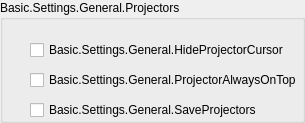
                  <widget class="QGroupBox" name="groupBox_14">
                   <property name="title">
                    <string>Basic.Settings.General.Projectors</string>
                   </property>
                   <property name="uistep" stdset="0">
                    <string notr="true">Projectors</string>
                   </property>
                   <layout class="QFormLayout" name="formLayout_28">
                    <property name="fieldGrowthPolicy">
                     <enum>QFormLayout::AllNonFixedFieldsGrow</enum>
                    </property>
                    <property name="horizontalSpacing">
                     <number>20</number>
                    </property>
                    <property name="verticalSpacing">
                     <number>10</number>
                    </property>
                    <property name="leftMargin">
                     <number>0</number>
                    </property>
                    <property name="topMargin">
                     <number>20</number>
                    </property>
                    <property name="rightMargin">
                     <number>0</number>
                    </property>
                    <property name="bottomMargin">
                     <number>0</number>
                    </property>
                    <item row="0" column="1">
                     <widget class="QCheckBox" name="hideProjectorCursor">
                      <property name="text">
                       <string>Basic.Settings.General.HideProjectorCursor</string>
                      </property>
                      <property name="uistep" stdset="0">
                       <string notr="true">Hide cursor over projectors</string>
                      </property>
                     </widget>
                    </item>
                    <item row="1" column="1">
                     <widget class="QCheckBox" name="projectorAlwaysOnTop">
                      <property name="text">
                       <string>Basic.Settings.General.ProjectorAlwaysOnTop</string>
                      </property>
                      <property name="uistep" stdset="0">
                       <string notr="true">Make projectors always on top</string>
                      </property>
                     </widget>
                    </item>
                    <item row="2" column="1">
                     <widget class="QCheckBox" name="saveProjectors">
                      <property name="text">
                       <string>Basic.Settings.General.SaveProjectors</string>
                      </property>
                      <property name="uistep" stdset="0">
                       <string notr="true">Save projectors on exit</string>
                      </property>
                     </widget>
                    </item>
                    <item row="2" column="0">
                     <widget class="QLabel" name="label_73">
                      <property name="text">
                       <string/>
                      </property>
                     </widget>
                    </item>
                   </layout>
                  </widget>
